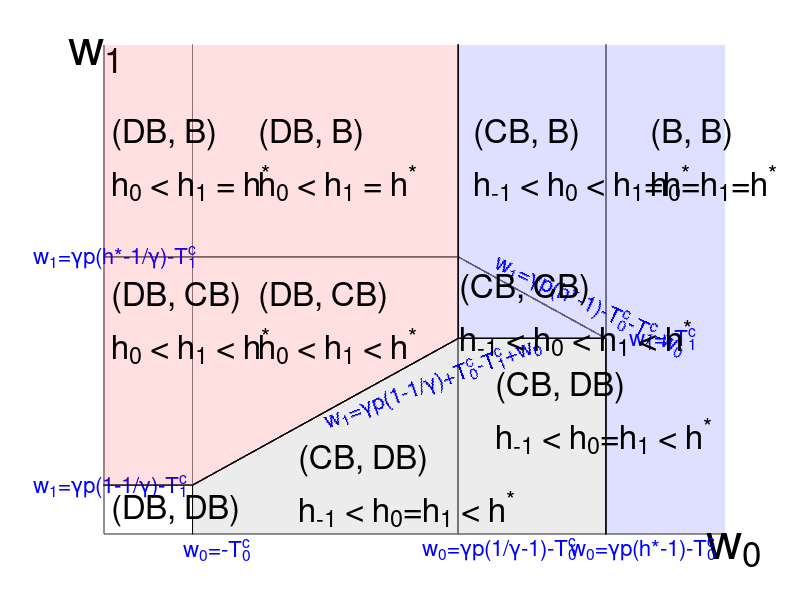

Write MATLAB code to recreate this figure. (Note: this script raises an error after producing the figure.)
clear all;
close all;
w0=-1:0.00001:1;
w1=w0;

gamma=0.1;
p=1/3;
hstar=15;

T0c=0.1;
T1c=0.1;

%% If T0b does not matter, set it to zero, this is what we get

w0_1(1,:)=-T0c*ones(size(w1));
w0_2(1,:)=(gamma*p*(1/gamma-1)-T0c)*ones(size(w1));
w0_3(1,:)=(gamma*p*(hstar-1)-T0c)*ones(size(w1));

w1_1(1,:)=-T1c+(gamma*p*(1-1/gamma))*(w0<=-T0c)+(gamma*p*(1-1/gamma)+T0c+w0).*(w0>-T0c).*(w0<=(gamma*p*(1/gamma-1)-T0c));
w1_1(1,w0>gamma*p*(hstar-1)-T0c)=nan;

w1_2(1,:)=(gamma*p*(hstar-1/gamma)-T1c)*(w0<=(gamma*p*(1/gamma-1)-T0c))+(gamma*p*(hstar-1)-T1c-T0c-w0).*(w0>(gamma*p*(1/gamma-1)-T0c));
w1_2(1,w0>gamma*p*(hstar-1)-T0c)=nan;

set(groot,'defaultLineLineWidth',1.0);
set(groot,'defaultAxesLineWidth',0.6);

FigH = figure('Position', get(0, 'Screensize'))
hold on
plot(w0,w1_1,'k')
plot(w0,w1_2,'k')
plot(w0_1,w1,'k')
plot(w0_2,w1,'k')
plot(w0_3,w1,'k')
axis([-0.2 0.5 -0.5 0.5])

    set(gca,'xtick',[])
    text(0.48,-0.53,'w_0','Color','k', 'FontSize', 36)
    text(-T0c-0.01,-0.53,'w_0=-T_0^c','Color','b', 'FontSize', 16)
    text(gamma*p*(1/gamma-1)-T0c-0.04,-0.53,{'w_0=\gammap(1/\gamma-1)-T_0^c'},...
         'Color','b', 'FontSize', 16)
    text(gamma*p*(hstar-1)-T0c-0.04,-0.53,'w_0=\gammap(h*-1)-T_0^c',...
         'Color','b', 'FontSize', 16)

    set(gca,'ytick',[])
    text(-0.24,0.48,'w_1','Color','k', 'FontSize', 36)
    text(-0.28,gamma*p*(1-1/gamma)-T1c,'w_1=\gammap(1-1/\gamma)-T_1^c',...
         'Color','b', 'FontSize', 16)
    text(-0.28,gamma*p*(hstar-1/gamma)-T1c,'w_1=\gammap(h*-1/\gamma)-T_1^c',...
         'Color','b', 'FontSize', 16)

    text(0.5*(-2*T0c+gamma*p*(1/gamma-1)),gamma*p*(1-1/gamma)+T0c-T1c+0.3*(-2*T0c+gamma*p*(1/gamma-1)),...
        'w_1=\gammap(1-1/\gamma)+T_0^c-T_1^c+w_0',...
        'Color','b', 'Rotation', 20, 'FontSize', 16)
    text(gamma*p*(hstar-1)-T0c,-T1c,...
         '    w_1=-T_1^c','Color','b', 'FontSize', 16)
    ww0=0.8*gamma*p*(1/gamma-1)+0.2*gamma*p*(hstar-1)-T0c;
    text(ww0+0.01,gamma*p*(hstar-0.25)-T0c-T1c-ww0,...
        'w_1=\gammap(h*-1)-T_0^c-T_1^c-w_0',...
        'Color','b', 'Rotation', -25, 'FontSize', 16)
    clear ww0;
    
    getcoord = @(vec) length(find(w0 <= min(vec))); 
    x = [w0(1), w0(1), w0(getcoord(w0_2)), ...
              w0(getcoord(w0_2)), w0(getcoord(w0_1))];
    y = [w1_1(1), 1.0, 1.0,  w1_1(getcoord(w0_2)), ...
              w1_1(getcoord(w0_1))];
    x2 = [w0(getcoord(w0_2)), w0(getcoord(w0_2)), 1.0, 1.0, ...
              w0(getcoord(w0_3)), w0(getcoord(w0_3))];
    y2 = [w1_1(getcoord(w0_2)), 1.0, 1.0, w1(1), ...
          w1(1), w1_1(getcoord(w0_3))];
    x3 = [w0(getcoord(w0_1)), w0(getcoord(w0_1)), ...
          w0(getcoord(w0_2)), w0(getcoord(w0_3)), w0(getcoord(w0_3))];
    y3 = [w1(1), w1_1(getcoord(w0_1)), w1_1(getcoord(w0_2)), w1_1(getcoord(w0_3)), w1(1)];
    patch(x, y, 'r', 'FaceAlpha', 0.125)
    patch(x2, y2, 'b', 'FaceAlpha', 0.125)
    patch(x3, y3, 'k', 'FaceAlpha', 0.075)

%left side
str={"(DB, DB)"};
%str={'h_0=1','h_1=1'};
text(-T0c-0.091,gamma*p*(1-1/gamma)-T1c-0.05,str, 'FontSize', 24)

str={"(DB, CB)", "h_0 < h_1 < h^*"};
%str={"(DB, CB)", "h_1=1/\gamma+(w_1+T_1^c)/(\gamma p)"};
%str={'h_0=1','h_1=1/\gamma+(w_1+T_1^c)/(\gamma p)'};
text(-T0c-0.091,gamma*p*(0.5*(1-1/gamma)+0.5*(hstar-1/gamma))-T1c+0.1,...
     str, 'FontSize', 24)

str={"(DB, B)", "h_0 < h_1 = h^*"};
%str={"(DB, B)", "h_1=h*"};
%str={'h_0=1','h_1=h*'};
text(-T0c-0.091,(gamma*p*(hstar-1/gamma))-T1c+0.2,str, 'FontSize', 24)

%middle 1
str={"(CB, DB)", "h_{-1} < h_0=h_1 < h^*"};
%str={"(CB, DB)", "h_0=1+(w_0+T_0^c)/(\gamma p)"};
%str={'h_0=1+(w_0+T_0^c)/(\gamma p)','h_1=1+(w_0+T_0^c)/(\gamma p)'};
text(0.4*gamma*p*(1/gamma-1)-T0c,gamma*p*(1-1/gamma)-T1c,str, 'FontSize', 24)

str={"(DB, CB)", "h_0 < h_1 < h^*"};
%str={"(DB, CB)", "h_1=1/\gamma+(w_1+T_1^c)/(\gamma p)"};
%str={'h_0=1','h_1=1/\gamma+(w_1+T_1^c)/(\gamma p)'};
text(0.25*gamma*p*(1/gamma-1)-T0c,gamma*p*(0.5*(1-1/gamma)+0.5*(hstar-1/gamma))-T1c+0.1,...
     str, 'FontSize', 24)

str={"(DB, B)", "h_0 < h_1 = h^*"};
%str={"(DB, B)", "h_1=h*"};
%str={'h_0=1','h_1=h*'};
text(0.25*gamma*p*(1/gamma-1)-T0c,(gamma*p*(hstar-1/gamma))-T1c+0.2,str, 'FontSize', 24)

%middle 2
str={"(CB, DB)", "h_{-1} < h_0=h_1 < h^*"};
%str={"(CB, DB)", "h_0=1+(w_0+T_0^c)/(\gamma p)"};
%str={'h_0=1+(w_0+T_0^c)/(\gamma p)','h_1=h_0'};
text(gamma*p*(0.75*(1/gamma-1)+0.25*(hstar-1))-T0c,0.5*gamma*p*(1-1/gamma)-T1c,str, 'FontSize', 24)

str={"(CB, CB)", "h_{-1} < h_0 < h_1 < h^*"};
%str={"(CB, CB)", "h_t = h_{t-1} + (w_t + T_t^c)/(\gamma p)"};
%str={'h_0=1+(w_0+T_0^c)/(\gamma p)','h_1=h_0+(w_1+T_1^c)/(\gamma p)'};
text(gamma*p*(0.85*(1/gamma-1)+0.10*(hstar-1))-T0c,-T1c+0.375*(gamma*p*(hstar-1)-T0c-(gamma*p*(0.80*(1/gamma-1)+0.20*(hstar-1))-T0c)),...
     str, 'FontSize', 24)

str={"(CB, B)", "h_{-1} < h_0 < h_1=h^*"};
%str={"(CB, B)", "h_0 = 1+(w_0+T_0^c)/(\gamma p)", "h_1=h*"};
%str={'h_0=1+(w_0+T_0^c)/(\gamma p)','h_1=h*'};
text(gamma*p*(0.9*(1/gamma-1)+0.10*(hstar-1))-T0c,(gamma*p*(hstar-1/gamma))-T1c+0.2,...
     str, 'FontSize', 24)

%right
str={"(B, B)", "h_0=h_1=h^*"};
%str={'h_0=h*','h_1=h*'};
text(gamma*p*(hstar-1)-T0c+0.05,(gamma*p*(hstar-1/gamma))-T1c+0.2,...
     str, 'FontSize', 24)

h = zeros(3, 1);
h(1) = patch(NaN,NaN,'sk', 'FaceAlpha', 0.15);
h(2) = patch(NaN,NaN,'sr', 'FaceAlpha', 0.15);
h(3) = patch(NaN,NaN,'sb', 'FaceAlpha', 0.15);
legend(h, {'Purchase in Period 0','Purchase in Period 1','Purchase in Both Periods'},...
       'Location', 'southeast', 'FontSize', 28);

    set(gcf,'color','w');
    %suptitle('Housing Choice Thresholds')
    savefig('Thresholds')
    F    = getframe(FigH);
    imwrite(F.cdata,'Thresholds.png', 'png')
    %close all;
    %clear fig F FigH;



T0c2=0.15;
w0_1(2,:)=-T0c2*ones(size(w1));
w0_2(2,:)=(gamma*p*(1/gamma-1)-T0c2)*ones(size(w1));
w0_3(2,:)=(gamma*p*(hstar-1)-T0c2)*ones(size(w1));

w1_1(2,:)=-T1c+(gamma*p*(1-1/gamma))*(w0<=-T0c2)+(gamma*p*(1-1/gamma)+T0c2+w0).*(w0>-T0c2).*(w0<=(gamma*p*(1/gamma-1)-T0c2));
w1_1(2,w0>gamma*p*(hstar-1)-T0c2)=nan;

w1_2(2,:)=(gamma*p*(hstar-1/gamma)-T1c)*(w0<=(gamma*p*(1/gamma-1)-T0c2))+(gamma*p*(hstar-1)-T1c-T0c2-w0).*(w0>(gamma*p*(1/gamma-1)-T0c2));
w1_2(2,w0>gamma*p*(hstar-1)-T0c2)=nan;

FigH = figure('Position', get(0, 'Screensize'))  
hold on
plot(w0,w1_1(1,:),'--','Color','k')
plot(w0,w1_2(1,:),'--','Color','k')
plot(w0_1(1,:),w1,'--','Color','k')
plot(w0_2(1,:),w1,'--','Color','k')
plot(w0_3(1,:),w1,'--','Color','k')
plot(w0,w1_1(2,:),'k')
plot(w0,w1_2(2,:),'k')
plot(w0_1(2,:),w1,'k')
plot(w0_2(2,:),'k')
plot(w0_3(2,:),w1,'k')
axis([-0.2 0.5 -0.5 0.5])
text(0.4,0.4,{'Dashed line: T_0^c=0.1','Solid line: T_0^c=0.15'})
set(gca,'xtick',[])
set(gca,'ytick',[])
set(gcf,'color','w');
    %suptitle('Housing Choice Thresholds Change to T_0^c\uparrow')
    savefig('ThresholdsChangeT0c')
    F    = getframe(FigH);
    imwrite(F.cdata,'ThresholdsChangeT0c.png', 'png')
    %close all;
    %clear fig F FigH;

